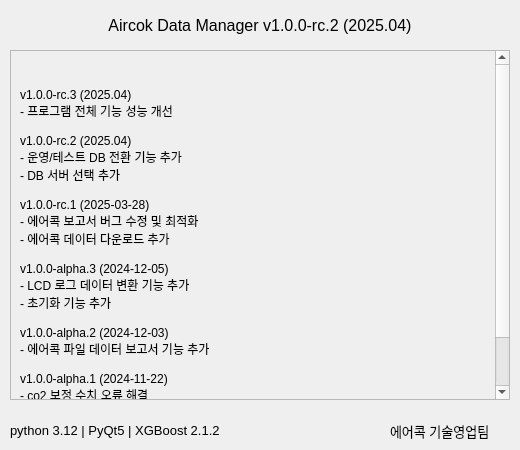
<?xml version="1.0" encoding="UTF-8"?>
<ui version="4.0">
 <class>Dialog</class>
 <widget class="QDialog" name="Dialog">
  <property name="geometry">
   <rect>
    <x>0</x>
    <y>0</y>
    <width>520</width>
    <height>450</height>
   </rect>
  </property>
  <property name="minimumSize">
   <size>
    <width>520</width>
    <height>450</height>
   </size>
  </property>
  <property name="maximumSize">
   <size>
    <width>520</width>
    <height>450</height>
   </size>
  </property>
  <property name="windowTitle">
   <string>About</string>
  </property>
  <widget class="QScrollArea" name="scrollArea">
   <property name="geometry">
    <rect>
     <x>10</x>
     <y>50</y>
     <width>500</width>
     <height>350</height>
    </rect>
   </property>
   <property name="widgetResizable">
    <bool>true</bool>
   </property>
   <widget class="QWidget" name="scrollAreaWidgetContents">
    <property name="geometry">
     <rect>
      <x>0</x>
      <y>0</y>
      <width>498</width>
      <height>348</height>
     </rect>
    </property>
    <layout class="QVBoxLayout" name="verticalLayout">
     <item>
      <widget class="QLabel" name="versionHistoryLabel">
       <property name="text">
        <string>

v1.0.0-rc.3 (2025.04)
- 프로그램 전체 기능 성능 개선

v1.0.0-rc.2 (2025.04)
- 운영/테스트 DB 전환 기능 추가
- DB 서버 선택 추가

v1.0.0-rc.1 (2025-03-28)
- 에어콕 보고서 버그 수정 및 최적화
- 에어콕 데이터 다운로드 추가

v1.0.0-alpha.3 (2024-12-05)
- LCD 로그 데이터 변환 기능 추가
- 초기화 기능 추가

v1.0.0-alpha.2 (2024-12-03)
- 에어콕 파일 데이터 보고서 기능 추가

v1.0.0-alpha.1 (2024-11-22)
- co2 보정 수치 오류 해결

v1.0.0-alpha (2024-11-19)
- 최초 버전 보정 기능만 작동</string>
       </property>
       <property name="textFormat">
        <enum>Qt::PlainText</enum>
       </property>
       <property name="wordWrap">
        <bool>true</bool>
       </property>
      </widget>
     </item>
    </layout>
   </widget>
  </widget>
  <widget class="QLabel" name="label_tech">
   <property name="geometry">
    <rect>
     <x>390</x>
     <y>420</y>
     <width>111</width>
     <height>21</height>
    </rect>
   </property>
   <property name="font">
    <font>
     <pointsize>10</pointsize>
    </font>
   </property>
   <property name="text">
    <string>에어콕 기술영업팀</string>
   </property>
  </widget>
  <widget class="QLabel" name="label_python">
   <property name="geometry">
    <rect>
     <x>10</x>
     <y>420</y>
     <width>231</width>
     <height>21</height>
    </rect>
   </property>
   <property name="font">
    <font>
     <pointsize>10</pointsize>
    </font>
   </property>
   <property name="text">
    <string>python 3.12 | PyQt5 | XGBoost 2.1.2</string>
   </property>
  </widget>
  <widget class="QLabel" name="label_title">
   <property name="geometry">
    <rect>
     <x>10</x>
     <y>10</y>
     <width>500</width>
     <height>31</height>
    </rect>
   </property>
   <property name="font">
    <font>
     <pointsize>12</pointsize>
    </font>
   </property>
   <property name="text">
    <string>Aircok Data Manager v1.0.0-rc.2 (2025.04)</string>
   </property>
   <property name="alignment">
    <set>Qt::AlignCenter</set>
   </property>
  </widget>
 </widget>
 <resources/>
 <connections/>
</ui>
